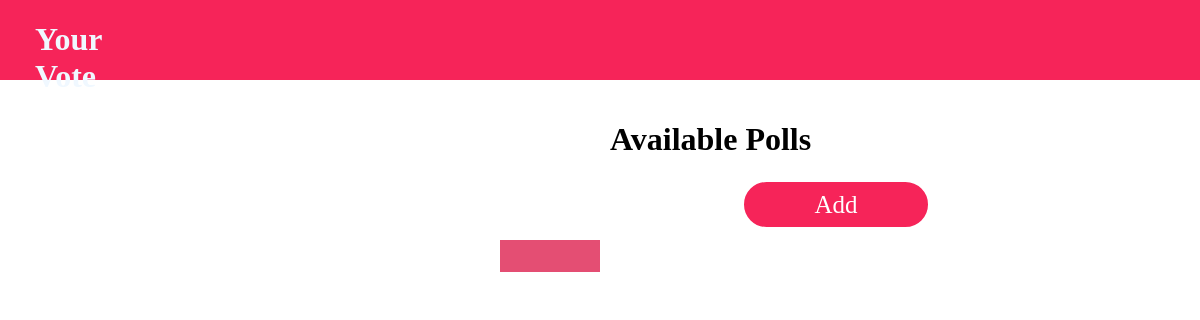
The page /accounts/list_poll on the database as committed earlier.
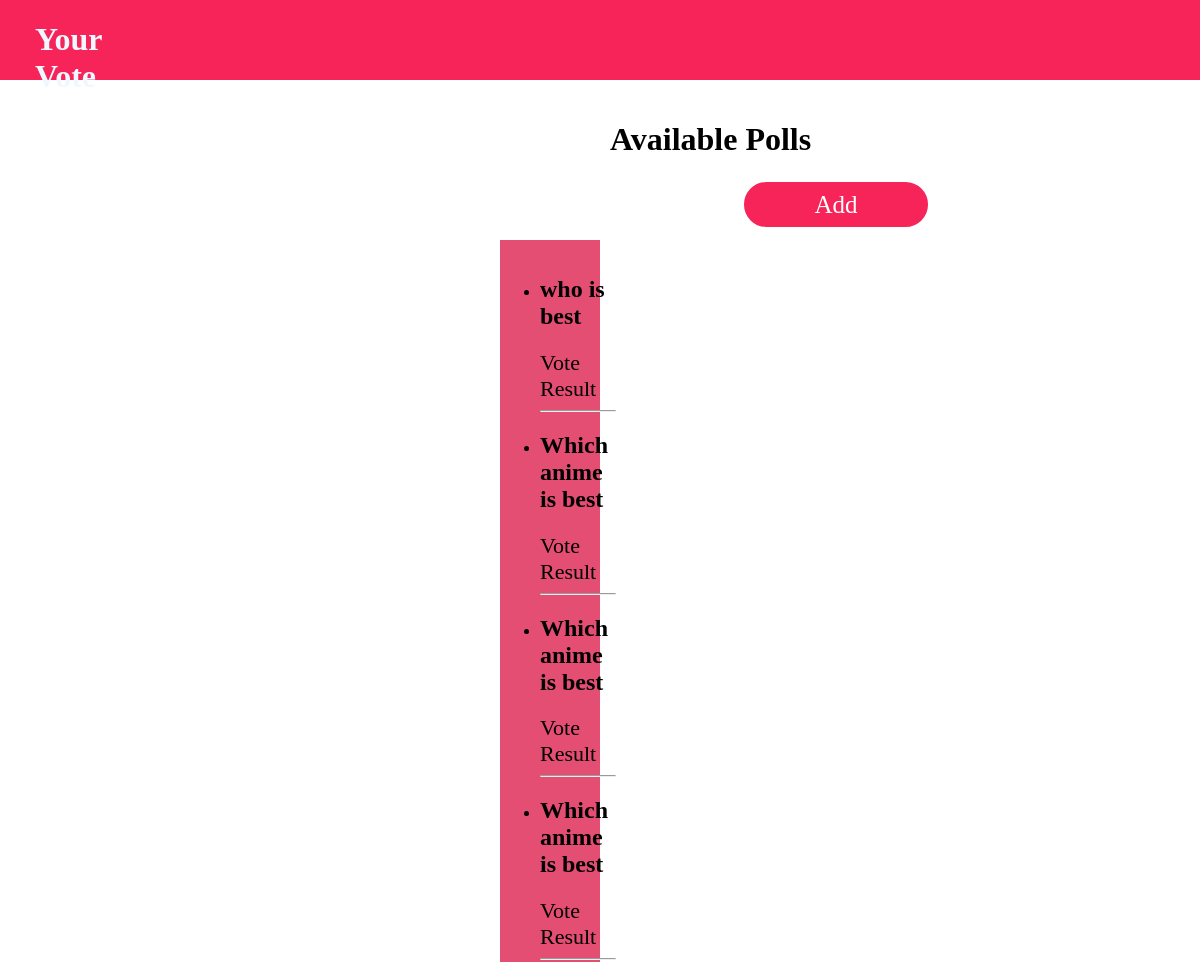
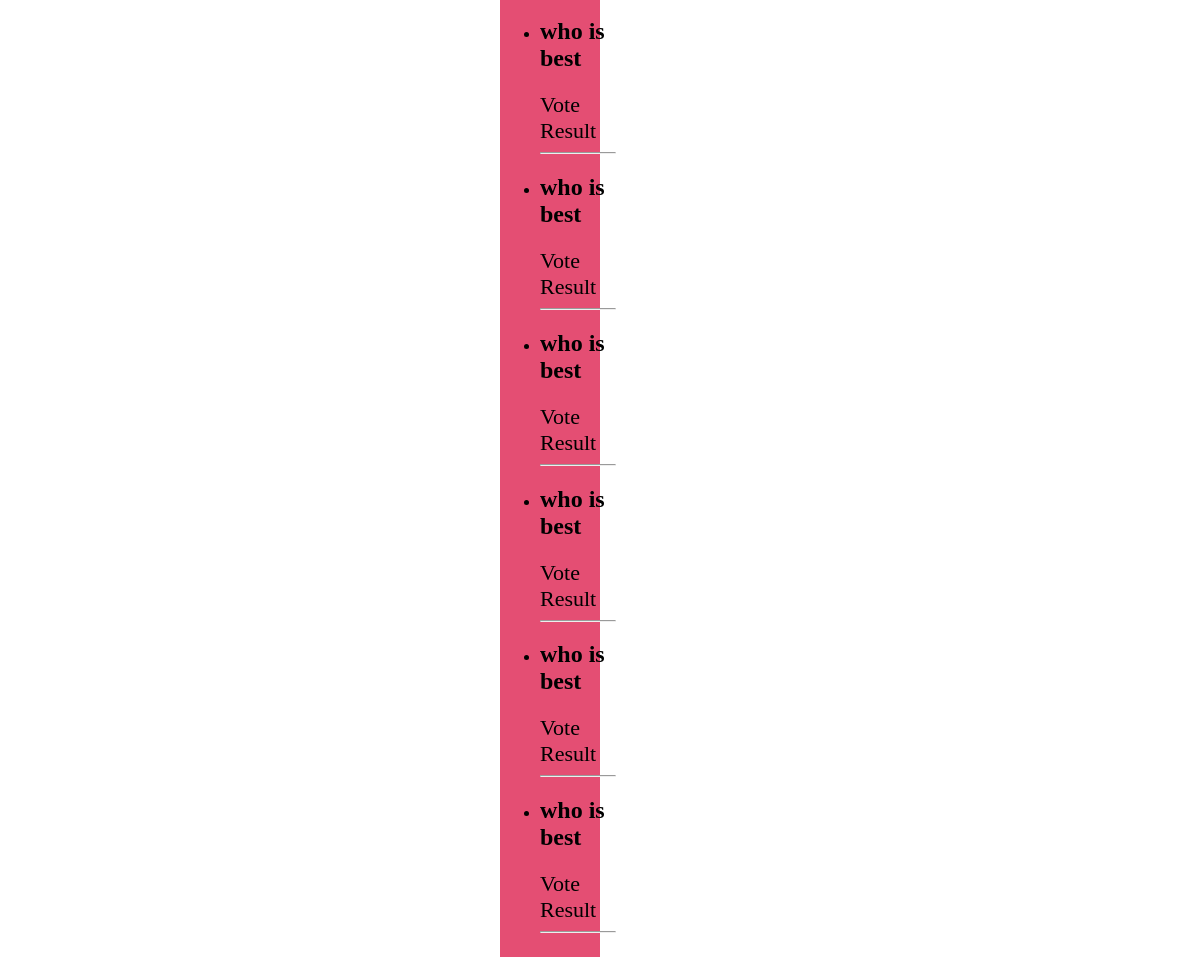
The same page on the database as committed later (2 pictures, top to bottom).
### accounts/models.py (models this page shows, shortened)
class pollQuetions(models.Model):
    pollquetion=models.CharField(max_length=120)
    option1=models.CharField(max_length=120)
    option2=models.CharField(max_length=120)
    option3=models.CharField(max_length=120)
    option1_count=models.IntegerField(default=0)
    option2_count=models.IntegerField(default=0)
    option3_count=models.IntegerField(default=0)
    def __str__(self):
        return str(self.pollquetion)

### accounts/views.py (the view)
# urls.py: path('list_poll',views.list_poll,name="list_poll"),
def list_poll(request):
    quetion_list=pollQuetions.objects.all()
    context={
        "list_quetion":quetion_list
    }
    print(context)
    return render(request,'poll_list.html',context)

### templates/poll_list.html (shortened to what this page needs)
<!DOCTYPE html>
<html>
<head>
</head>
<body>
    <header>
        <div class="container">
            <div class="logo">
                <h1><a href="{% url 'top' %}">Your Vote</a></h1>
            </div>
            <div class="list">
            </div>
        </div>
    </header>
    <div class="top-wrapper">
        <div class="top-detail">
            <h1 class="title">Available Polls</h1>
            <a class="index-button" href="{% url 'add_poll' %}">Add</a>
        </div>
    </div>
    <div class="poll-list">
        <ul>
            {% for quetionList in list_quetion %}
            <li>
                <h2>{{ quetionList.pollquetion }}</h2>
                <a href="{% url 'vote_poll' quetionList.id %}">Vote</a>
                <a href="{% url 'result_poll' quetionList.id %}">Result</a>
                <hr />
            </li>
            {% endfor %}
        </ul>
    </div>
</body>
</html>

Rows that differ between the two databases and show on the page:
added pollQuetions: pollquetion "who is best"
added pollQuetions: pollquetion "Which anime is best"
added pollQuetions: pollquetion "Which anime is best"
added pollQuetions: pollquetion "Which anime is best"
added pollQuetions: pollquetion "who is best"
added pollQuetions: pollquetion "who is best"
added pollQuetions: pollquetion "who is best"
added pollQuetions: pollquetion "who is best"
added pollQuetions: pollquetion "who is best"
added pollQuetions: pollquetion "who is best"
